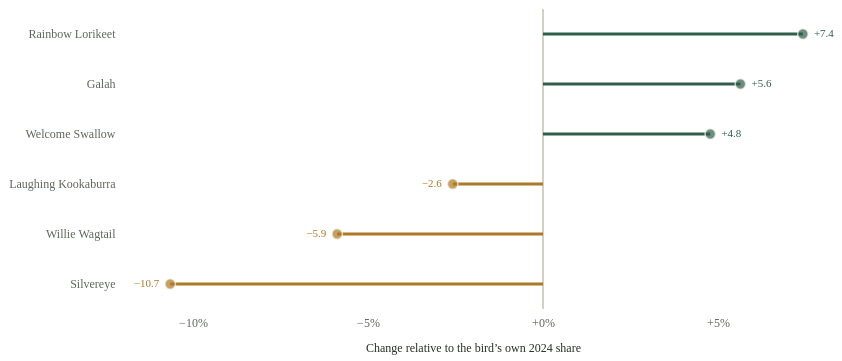

The specification (Vega-Lite) saved for this image:
### Vega-Lite specification from a JSON file in a GitHub repository (floating-point values rounded to 4 significant figures)
{"$schema": "https://vega.github.io/schema/vega-lite/v5.json", "width": 700, "height": 300, "padding": 8, "config": {"background": "transparent", "font": "Bricolage Grotesque", "view": {"stroke": null}, "axis": {"labelFont": "Bricolage Grotesque", "titleFont": "Bricolage Grotesque", "labelFontSize": 12, "titleFontSize": 12, "titleFontWeight": 500, "labelColor": "#60665c", "titleColor": "#292e27", "domain": false, "ticks": false, "gridColor": "#e0dccf", "gridOpacity": 0.75, "labelPadding": 8, "titlePadding": 14}, "legend": {"labelFont": "Bricolage Grotesque", "titleFont": "Bricolage Grotesque", "labelFontSize": 11, "titleFontSize": 11, "titleFontWeight": 500, "labelColor": "#60665c", "titleColor": "#292e27", "gradientThickness": 9, "gradientLength": 130, "padding": 8}, "title": {"font": "Bricolage Grotesque", "color": "#292e27", "fontSize": 15, "fontWeight": 500, "anchor": "start"}}, "description": "Percentage change in each featured bird’s share of all iNaturalist Australian bird records between 2024 and 2025, around a zero midpoint. Relative change removes the base-rate advantage of the most-recorded birds. Platform-specific record share is not population change.", "data": {"values": [{"scientific": "Trichoglossus moluccanus", "name": "Rainbow Lorikeet", "count2024": 4629, "count2025": 6856, "rate2024": 149.2, "rate2025": 160.3, "difference": 11.08, "pct": 7.426}, {"scientific": "Rhipidura leucophrys", "name": "Willie Wagtail", "count2024": 3595, "count2025": 4665, "rate2024": 115.9, "rate2025": 109.1, "difference": -6.816, "pct": -5.881}, {"scientific": "Eolophus roseicapilla", "name": "Galah", "count2024": 3689, "count2025": 5373, "rate2024": 118.9, "rate2025": 125.6, "difference": 6.709, "pct": 5.641}, {"scientific": "Zosterops lateralis", "name": "Silvereye", "count2024": 1820, "count2025": 2242, "rate2024": 58.67, "rate2025": 52.42, "difference": -6.25, "pct": -10.65}, {"scientific": "Dacelo novaeguineae", "name": "Laughing Kookaburra", "count2024": 6155, "count2025": 8267, "rate2024": 198.4, "rate2025": 193.3, "difference": -5.121, "pct": -2.581}, {"scientific": "Hirundo neoxena", "name": "Welcome Swallow", "count2024": 2447, "count2025": 3535, "rate2024": 78.89, "rate2025": 82.66, "difference": 3.771, "pct": 4.78}]}, "layer": [{"mark": {"type": "rule", "color": "#d5d0c1", "strokeWidth": 1.2}, "encoding": {"x": {"datum": 0}}}, {"mark": {"type": "rule", "strokeWidth": 3}, "encoding": {"y": {"field": "name", "type": "ordinal", "sort": {"field": "pct", "order": "descending"}, "axis": {"title": null, "labelLimit": 190, "labelFontSize": 12}}, "x": {"field": "pct", "type": "quantitative", "scale": {"zero": true, "nice": true}, "axis": {"title": "Change relative to the bird’s own 2024 share", "titleLimit": 400, "tickCount": 5, "labelExpr": "format(datum.value,'+.0f')+'%'"}}, "x2": {"datum": 0}, "color": {"condition": {"test": "datum.pct>=0", "value": "#315e4c"}, "value": "#ad7926"}}}, {"mark": {"type": "point", "filled": true, "size": 110, "stroke": "#f8f5ec", "strokeWidth": 1.5}, "encoding": {"y": {"field": "name", "type": "ordinal", "sort": {"field": "pct", "order": "descending"}, "axis": {"title": null, "labelLimit": 190, "labelFontSize": 12}}, "x": {"field": "pct", "type": "quantitative", "scale": {"zero": true, "nice": true}, "axis": {"title": "Change relative to the bird’s own 2024 share", "titleLimit": 400, "tickCount": 5, "labelExpr": "format(datum.value,'+.0f')+'%'"}}, "color": {"condition": {"test": "datum.pct>=0", "value": "#315e4c"}, "value": "#ad7926"}, "tooltip": [{"field": "name", "title": "Bird"}, {"field": "pct", "title": "Change in share", "format": "+.1f"}, {"field": "rate2024", "title": "2024 per 10,000", "format": ".1f"}, {"field": "rate2025", "title": "2025 per 10,000", "format": ".1f"}, {"field": "count2024", "title": "2024 records", "format": ","}, {"field": "count2025", "title": "2025 records", "format": ","}]}}, {"transform": [{"filter": "datum.pct>=0"}], "mark": {"type": "text", "dx": 11, "align": "left", "fontSize": 11, "fontWeight": 500}, "encoding": {"y": {"field": "name", "type": "ordinal", "sort": {"field": "pct", "order": "descending"}, "axis": {"title": null, "labelLimit": 190, "labelFontSize": 12}}, "x": {"field": "pct", "type": "quantitative", "scale": {"zero": true, "nice": true}, "axis": {"title": "Change relative to the bird’s own 2024 share", "titleLimit": 400, "tickCount": 5, "labelExpr": "format(datum.value,'+.0f')+'%'"}}, "text": {"field": "pct", "type": "quantitative", "format": "+.1f"}, "color": {"condition": {"test": "datum.pct>=0", "value": "#315e4c"}, "value": "#ad7926"}}}, {"transform": [{"filter": "datum.pct<0"}], "mark": {"type": "text", "dx": -11, "align": "right", "fontSize": 11, "fontWeight": 500}, "encoding": {"y": {"field": "name", "type": "ordinal", "sort": {"field": "pct", "order": "descending"}, "axis": {"title": null, "labelLimit": 190, "labelFontSize": 12}}, "x": {"field": "pct", "type": "quantitative", "scale": {"zero": true, "nice": true}, "axis": {"title": "Change relative to the bird’s own 2024 share", "titleLimit": 400, "tickCount": 5, "labelExpr": "format(datum.value,'+.0f')+'%'"}}, "text": {"field": "pct", "type": "quantitative", "format": "+.1f"}, "color": {"condition": {"test": "datum.pct>=0", "value": "#315e4c"}, "value": "#ad7926"}}}]}
